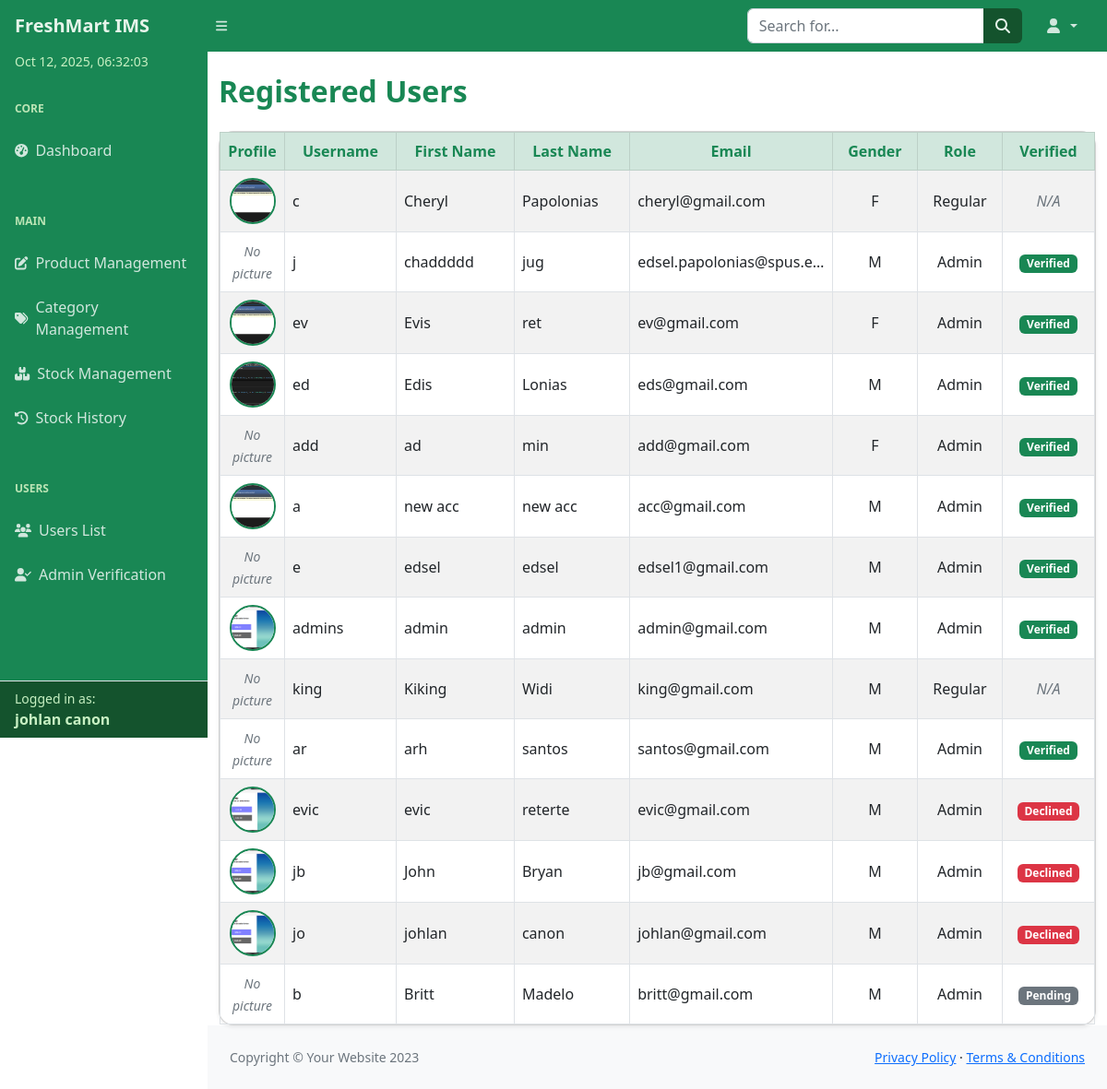
The app's page /inventory/user-list/ (signed in) with its own data.
### inventory/models.py (models this page shows, shortened)
class UserProfile(models.Model):
    GENDER_CHOICES = (
        ('M', 'Male'),
        ('F', 'Female'),
        ('O', 'Other'),
    )
    ROLE_CHOICES = (
        ('Admin', 'Admin'),
        ('Regular', 'Regular User'),
    )
    user = models.OneToOneField(User, on_delete=models.CASCADE)
    gender = models.CharField(max_length=1, choices=GENDER_CHOICES)
    picture = models.ImageField(upload_to='profile_pics/', blank=True, null=True)
    role = models.CharField(max_length=10, choices=ROLE_CHOICES, default='Regular')
    is_verified = models.BooleanField(default=False)
    is_declined = models.BooleanField(default=False)

### inventory/views.py (the view)
# urls.py: path('user-list/', views.user_list, name='user_list'),
def user_list(request):
    users = UserProfile.objects.select_related('user').all()
    return render(request, 'inventory/user_list.html', {'users': users})

### templates/inventory/user_list.html (shortened to what this page needs)
{% include "partials/header.html" %}
<body class="sb-nav-fixed">
{% include "partials/navbar.html" %}
<div id="layoutSidenav">
    {% include "partials/sidebar.html" %}
    <div id="layoutSidenav_content">
        <main>
            <div class="container mt-4">
                <h2 class="mb-4 fw-bold text-success">Registered Users</h2>
                <div class="card shadow-sm rounded-4">
                    <div class="card-body p-0">
                        <div class="table-responsive">
                            <table class="table table-bordered table-striped mb-0 align-middle">
                                <thead class="table-success text-success text-center sticky-top" style="top: 0; z-index: 10;">
                                    <tr>
                                        <th scope="col" style="width: 70px;">Profile</th>
                                        <th scope="col">Username</th>
                                        <th scope="col">First Name</th>
                                        <th scope="col">Last Name</th>
                                        <th scope="col">Email</th>
                                        <th scope="col">Gender</th>
                                        <th scope="col">Role</th>
                                        <th scope="col" style="width: 100px;">Verified</th>
                                    </tr>
                                </thead>
                                <tbody>
                                    {% for user in users %}
                                    <tr class="text-center align-middle">
                                        <td class="text-center">
                                            {% if user.picture %}
                                                <img src="{{ user.picture.url }}" alt="Profile Picture" width="50" height="50" class="rounded-circle border border-2 border-success" style="object-fit: cover;">
                                            {% else %}
                                                <span class="text-muted fst-italic small">No picture</span>
                                            {% endif %}
                                        </td>
                                        <td class="text-start">{{ user.user.username }}</td>
                                        <td class="text-start">{{ user.user.first_name }}</td>
                                        <td class="text-start">{{ user.user.last_name }}</td>
                                        <td class="text-start text-truncate" style="max-width: 180px;" title="{{ user.user.email }}">{{ user.user.email }}</td>
                                        <td>{{ user.gender|default:"-" }}</td>
                                        <td>{{ user.role|default:"-" }}</td>
                                        <td>
                                            {% if user.role == 'Admin' %}
                                                {% if user.is_verified %}
                                                    <span class="badge bg-success" title="Verified Admin">
                                                         Verified
                                                    </span>
                                                {% elif user.is_declined %}
                                                    <span class="badge bg-danger" title="Declined Admin">
                                                         Declined
                                                    </span>
                                                {% else %}
                                                    <span class="badge bg-secondary" title="Pending Verification">
                                                         Pending
                                                    </span>
                                                {% endif %}
                                            {% else %}
                                                <span class="text-muted fst-italic">N/A</span>
                                            {% endif %}
                                        </td>
                                    </tr>
                                    {% empty %}
                                    <tr>
                                        <td colspan="8" class="text-center text-muted fst-italic py-4">
                                            No registered users found.
                                        </td>
                                    </tr>
                                    {% endfor %}
                                </tbody>
                            </table>
                        </div>
                    </div>
                </div>
            </div>
        </main>
        {% include "partials/footer.html" %}
    </div>
</div>
</body>
</html>

### templates/partials/sidebar.html (shortened to what this page needs)
<div id="layoutSidenav_nav">
    <nav class="sb-sidenav accordion sb-sidenav-green" id="sidenavAccordion">
        <div class="sb-sidenav-menu">
            <div class="nav">
                <div id="sidebarDateTime"></div>
                <div class="sb-sidenav-menu-heading text-uppercase fw-bold">Core</div>
                <a class="nav-link" href="{% url 'index' %}">
                    <div class="sb-nav-link-icon"><i class="fas fa-tachometer-alt"></i></div>
                    Dashboard
                </a>
                <div class="sb-sidenav-menu-heading text-uppercase fw-bold mt-3">Main</div>
                <a class="nav-link" href="{% url 'product_manage' %}">
                    <div class="sb-nav-link-icon"><i class="fas fa-edit"></i></div>
                    Product Management
                </a>
                <a class="nav-link" href="{% url 'category_list_add' %}">
                    <div class="sb-nav-link-icon"><i class="fas fa-tags"></i></div>
                    Category Management
                </a>
                <a class="nav-link" href="{% url 'stock_management' %}">
                    <div class="sb-nav-link-icon"><i class="fas fa-boxes"></i></div>
                    Stock Management
                </a>
                <a class="nav-link" href="{% url 'stock_history' %}">
                    <div class="sb-nav-link-icon"><i class="fas fa-history"></i></div>
                    Stock History
                </a>
                {% if request.user.is_authenticated and request.user.userprofile.role == 'Admin' %}
                <div class="sb-sidenav-menu-heading text-uppercase fw-bold mt-3">Users</div>
                <a class="nav-link" href="{% url 'user_list' %}">
                    <div class="sb-nav-link-icon"><i class="fas fa-users"></i></div>
                    Users List
                </a>
                <a class="nav-link" href="{% url 'admin_verification' %}">
                    <div class="sb-nav-link-icon"><i class="fas fa-user-check"></i></div>
                    Admin Verification
                </a>
                {% endif %}
            </div>
        </div>
        <div class="sb-sidenav-footer border-top mt-auto px-3 py-2">
            <div class="small">Logged in as:</div>
            <div class="fw-semibold">
                {{ request.user.first_name }} {{ request.user.last_name }}
            </div>
        </div>
    </nav>
</div>

### templates/partials/sidebar.html (style rules this page uses)
.sb-sidenav-green { background-color: #198754; color: #e6f4ea; }
.sb-sidenav-green .nav-link { color: #d1e7dd; }
.sb-sidenav-green .sb-sidenav-menu-heading { color: #bbe4b5; }
.sb-sidenav-green .sb-sidenav-footer { background-color: #14532d; color: #c7f0c2; }
#sidebarDateTime { font-size: 0.875rem; color: #c7f0c2; font-weight: 500; padding-left: 1rem; padding-bottom: 0.25rem; user-select: none; }

### records on screen
UserProfile: picture (picture), user.username "c", user.first_name "Cheryl", user.last_name "Papolonias", user.email "cheryl@gmail.com", gender "F", role "Regular", shows "N/A"
UserProfile: picture "No picture", user.username "j", user.first_name "chaddddd", user.last_name "jug", user.email "edsel.papolonias@spus.e…", gender "M", role "Admin", is_verified "Verified"
UserProfile: picture (picture), user.username "ev", user.first_name "Evis", user.last_name "ret", user.email "ev@gmail.com", gender "F", role "Admin", is_verified "Verified"
UserProfile: picture (picture), user.username "ed", user.first_name "Edis", user.last_name "Lonias", user.email "eds@gmail.com", gender "M", role "Admin", is_verified "Verified"
UserProfile: picture "No picture", user.username "add", user.first_name "ad", user.last_name "min", user.email "add@gmail.com", gender "F", role "Admin", is_verified "Verified"
UserProfile: picture (picture), user.username "a", user.first_name "new acc", user.last_name "new acc", user.email "acc@gmail.com", gender "M", role "Admin", is_verified "Verified"
UserProfile: picture "No picture", user.username "e", user.first_name "edsel", user.last_name "edsel", user.email "edsel1@gmail.com", gender "M", role "Admin", is_verified "Verified"
UserProfile: picture (picture), user.username "admins", user.first_name "admin", user.last_name "admin", user.email "admin@gmail.com", gender "M", role "Admin", is_verified "Verified"
UserProfile: picture "No picture", user.username "king", user.first_name "Kiking", user.last_name "Widi", user.email "king@gmail.com", gender "M", role "Regular", shows "N/A"
UserProfile: picture "No picture", user.username "ar", user.first_name "arh", user.last_name "santos", user.email "santos@gmail.com", gender "M", role "Admin", is_verified "Verified"
UserProfile: picture (picture), user.username "evic", user.first_name "evic", user.last_name "reterte", user.email "evic@gmail.com", gender "M", role "Admin", is_verified "Declined"
UserProfile: picture (picture), user.username "jb", user.first_name "John", user.last_name "Bryan", user.email "jb@gmail.com", gender "M", role "Admin", is_verified "Declined"
UserProfile: picture (picture), user.username "jo", user.first_name "johlan", user.last_name "canon", user.email "johlan@gmail.com", gender "M", role "Admin", is_verified "Declined"
UserProfile: picture "No picture", user.username "b", user.first_name "Britt", user.last_name "Madelo", user.email "britt@gmail.com", gender "M", role "Admin", is_verified "Pending"

### other values on screen
{{ request.user.first_name }} "johlan"
{{ request.user.last_name }} "canon"
